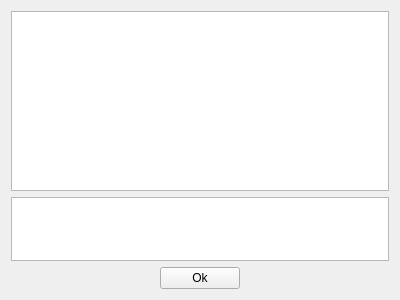
<?xml version="1.0" encoding="UTF-8"?>
<ui version="4.0">
 <class>AboutWidget</class>
 <widget class="QWidget" name="AboutWidget">
  <property name="geometry">
   <rect>
    <x>0</x>
    <y>0</y>
    <width>400</width>
    <height>300</height>
   </rect>
  </property>
  <property name="windowTitle">
   <string>About...</string>
  </property>
  <layout class="QGridLayout" name="gridLayout">
   <item row="0" column="0" colspan="3">
    <widget class="QTextEdit" name="aboutTextEdit">
     <property name="minimumSize">
      <size>
       <width>0</width>
       <height>180</height>
      </size>
     </property>
     <property name="maximumSize">
      <size>
       <width>16777215</width>
       <height>16777215</height>
      </size>
     </property>
     <property name="undoRedoEnabled">
      <bool>false</bool>
     </property>
     <property name="readOnly">
      <bool>true</bool>
     </property>
    </widget>
   </item>
   <item row="2" column="1">
    <widget class="QPushButton" name="okPushButton">
     <property name="text">
      <string>Ok</string>
     </property>
    </widget>
   </item>
   <item row="2" column="0">
    <spacer name="horizontalSpacer">
     <property name="orientation">
      <enum>Qt::Horizontal</enum>
     </property>
     <property name="sizeHint" stdset="0">
      <size>
       <width>40</width>
       <height>20</height>
      </size>
     </property>
    </spacer>
   </item>
   <item row="2" column="2">
    <spacer name="horizontalSpacer_2">
     <property name="orientation">
      <enum>Qt::Horizontal</enum>
     </property>
     <property name="sizeHint" stdset="0">
      <size>
       <width>40</width>
       <height>20</height>
      </size>
     </property>
    </spacer>
   </item>
   <item row="1" column="0" colspan="3">
    <widget class="QTextEdit" name="instructionsTextEdit">
     <property name="minimumSize">
      <size>
       <width>0</width>
       <height>40</height>
      </size>
     </property>
     <property name="undoRedoEnabled">
      <bool>false</bool>
     </property>
     <property name="readOnly">
      <bool>true</bool>
     </property>
    </widget>
   </item>
  </layout>
 </widget>
 <resources/>
 <connections>
  <connection>
   <sender>okPushButton</sender>
   <signal>clicked()</signal>
   <receiver>AboutWidget</receiver>
   <slot>hide()</slot>
   <hints>
    <hint type="sourcelabel">
     <x>172</x>
     <y>281</y>
    </hint>
    <hint type="destinationlabel">
     <x>268</x>
     <y>263</y>
    </hint>
   </hints>
  </connection>
 </connections>
</ui>
